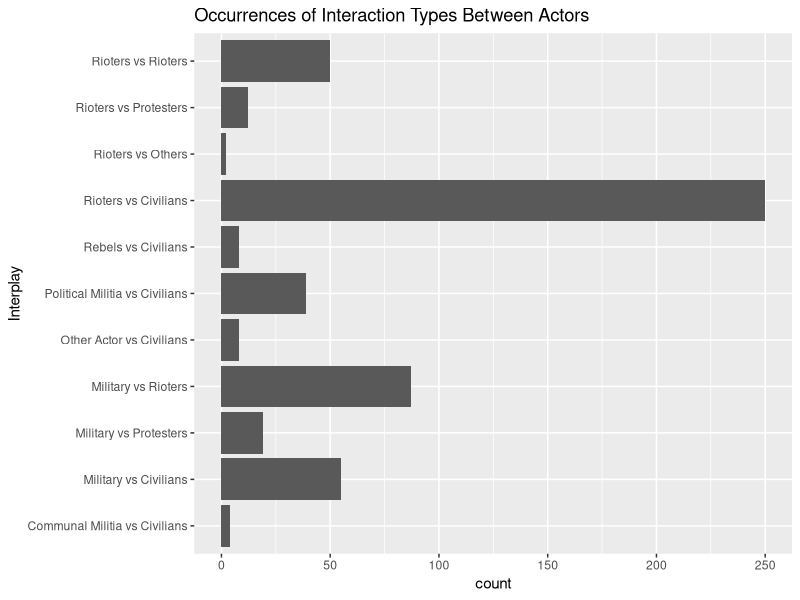
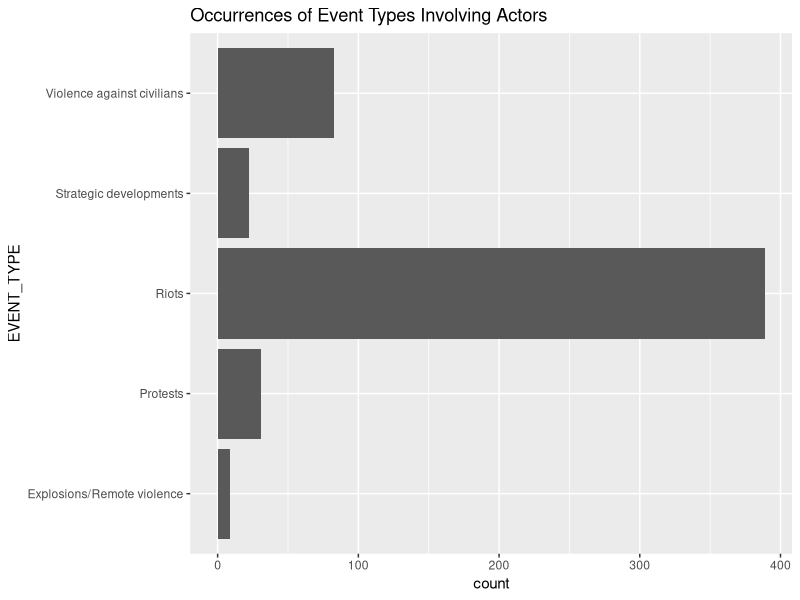
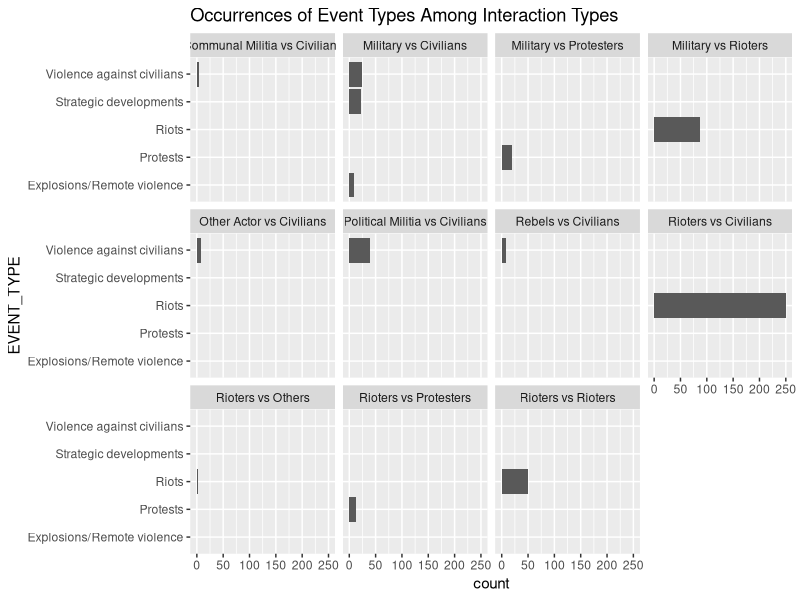
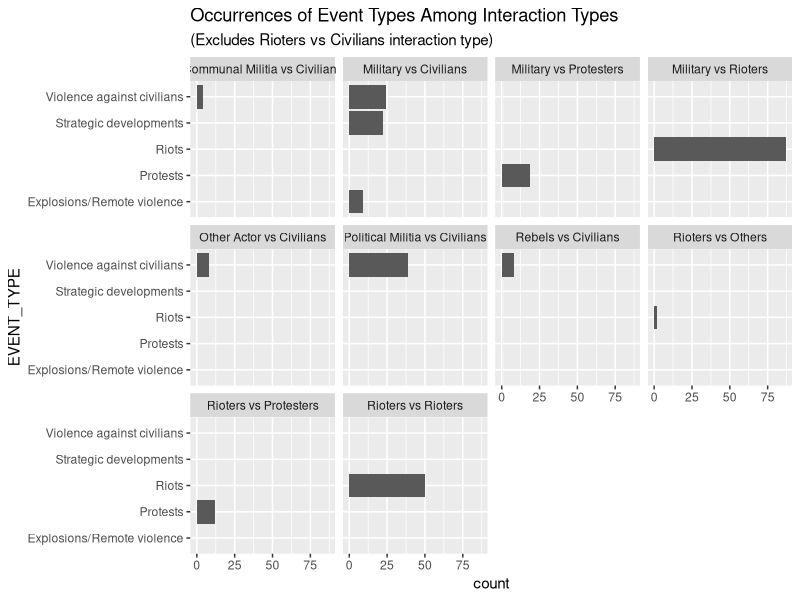
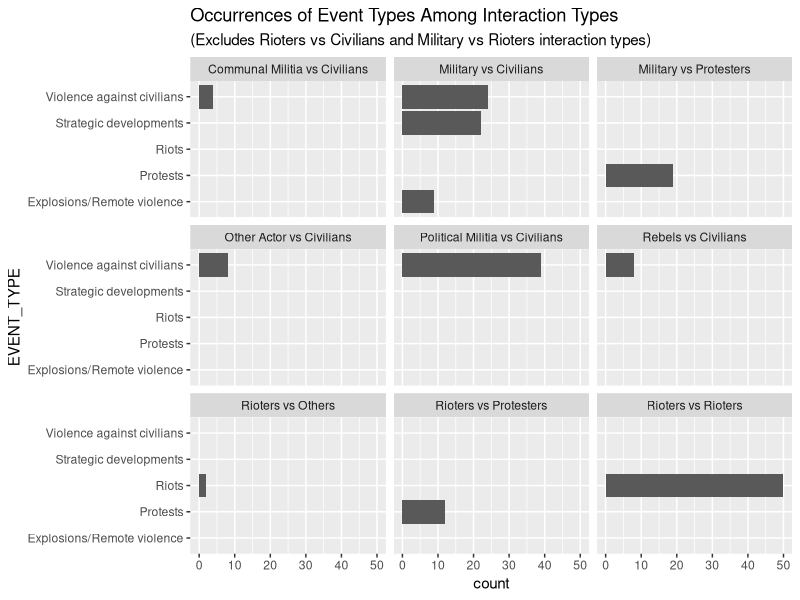
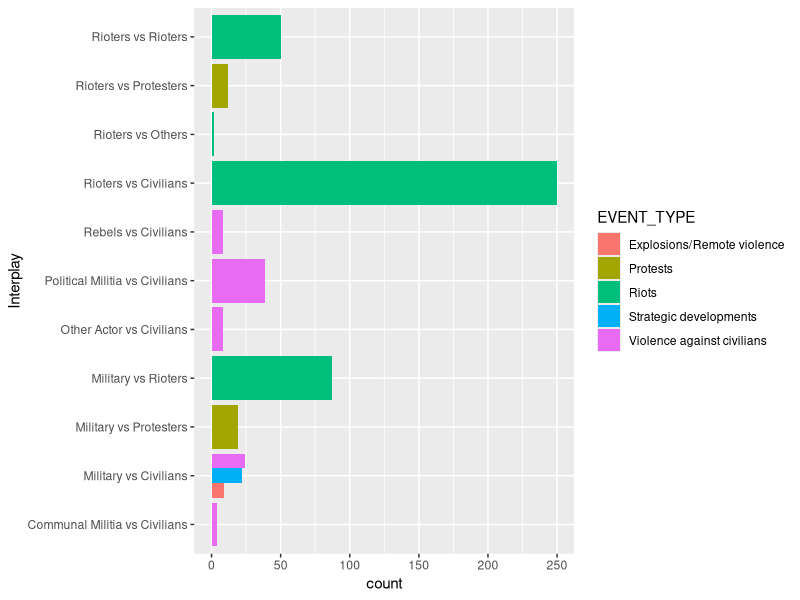
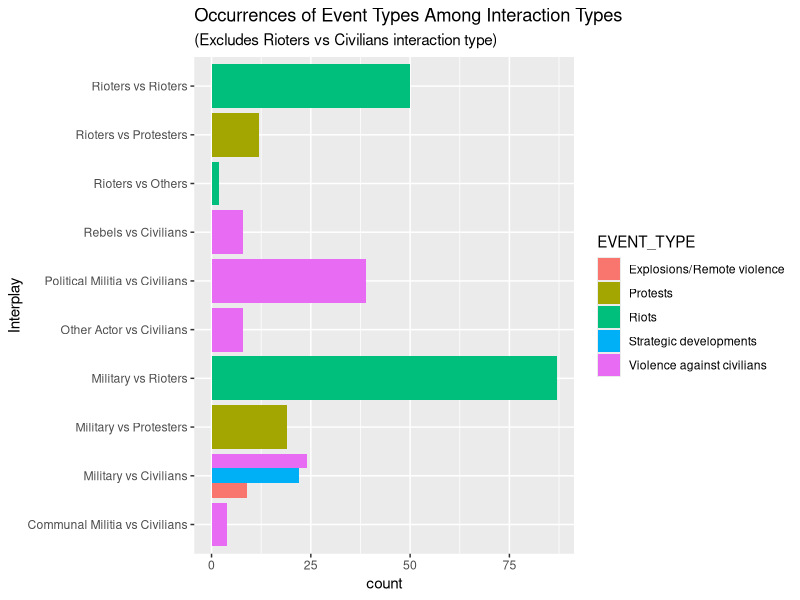
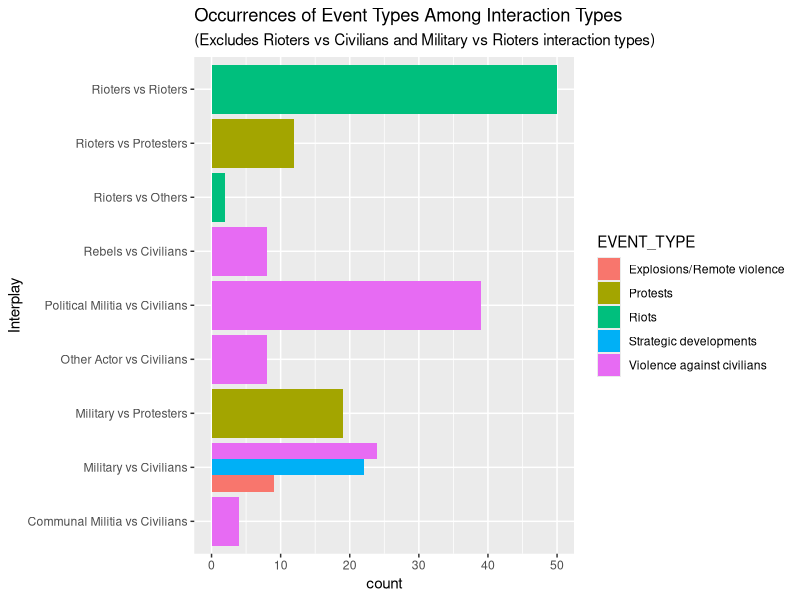

These figures' R source, in order:
## ---- chunk 1
library(tidyverse)
library(readxl)
journalists <- read_excel("../../_data/journalists_Jul02.xlsx")
## ---- chunk 2
journalists_interaction <- journalists%>%
  group_by(INTERACTION) %>%
  filter(n() >=25)%>%
   mutate(Interplay = recode(INTERACTION, `15` = "Military vs Rioters", `16` = "Military vs Protesters", `17` = "Military vs Civilians", `27` = "Rebels vs Civilians", `37` = "Political Militia vs Civilians", `47` = "Communal Militia vs Civilians", `50` = "Sole Rioter Action", `55` = "Rioters vs Rioters", `56` = "Rioters vs Protesters", `57` = "Rioters vs Civilians", `58` = "Rioters vs Others", `60` = "Sole Protester Action", `68` = "Protesters vs Other", `78` = "Other Actor vs Civilians"))%>%
  ungroup()

journalists_joined <- (left_join(journalists, journalists_interaction))

event_count_per_interplay <- select(journalists_joined, EVENT_TYPE, Interplay)%>%
  group_by(Interplay)%>%
  count(EVENT_TYPE)%>%
  filter(n>=50)
event_count_per_interplay
## ---- chunk 3
ggplot(data = na.omit(journalists_joined)) +
  geom_bar(mapping = aes(x = Interplay))+
  coord_flip()+
  labs(title = "Occurrences of Interaction Types Between Actors")
## ---- chunk 4
ggplot(data = na.omit(journalists_joined)) +
  geom_bar(mapping = aes(x = EVENT_TYPE))+
  coord_flip()+
  labs(title = "Occurrences of Event Types Involving Actors")
## ---- chunk 5
ggplot(data = na.omit(journalists_joined))+
  geom_bar(mapping = aes(x = EVENT_TYPE))+
  facet_wrap(~ Interplay)+
  coord_flip()+
  labs(title = "Occurrences of Event Types Among Interaction Types")
## ---- chunk 6
ggplot(data = na.omit(journalists_joined%>%filter(Interplay != "Rioters vs Civilians")))+
  geom_bar(mapping = aes(x = EVENT_TYPE))+
  facet_wrap(~ Interplay)+
  coord_flip()+
  labs(title = "Occurrences of Event Types Among Interaction Types",
       subtitle = "(Excludes Rioters vs Civilians interaction type)"
  )
## ---- chunk 7
ggplot(data = na.omit(journalists_joined%>%filter(Interplay != "Rioters vs Civilians" & Interplay != "Military vs Rioters")))+
  geom_bar(mapping = aes(x = EVENT_TYPE))+
  facet_wrap(~ Interplay)+
  coord_flip()+
  labs(title = "Occurrences of Event Types Among Interaction Types",
       subtitle = "(Excludes Rioters vs Civilians and Military vs Rioters interaction types)"
  )
## ---- chunk 8
ggplot(data = na.omit(journalists_joined))+
  geom_bar(mapping = aes(x = Interplay, fill = EVENT_TYPE),position = "dodge")+
  coord_flip()
## ---- chunk 9
ggplot(data = na.omit(journalists_joined%>%filter(Interplay != "Rioters vs Civilians")))+
  geom_bar(mapping = aes(x = Interplay, fill = EVENT_TYPE),position = "dodge")+
  coord_flip()+
  labs(title = "Occurrences of Event Types Among Interaction Types",
       subtitle = "(Excludes Rioters vs Civilians interaction type)"
  )
## ---- chunk 10
ggplot(data = na.omit(journalists_joined%>%filter(Interplay != "Rioters vs Civilians" & Interplay != "Military vs Rioters")))+
  geom_bar(mapping = aes(x = Interplay, fill = EVENT_TYPE),position = "dodge")+
  coord_flip()+
  labs(title = "Occurrences of Event Types Among Interaction Types",
       subtitle = "(Excludes Rioters vs Civilians and Military vs Rioters interaction types)"
  )
